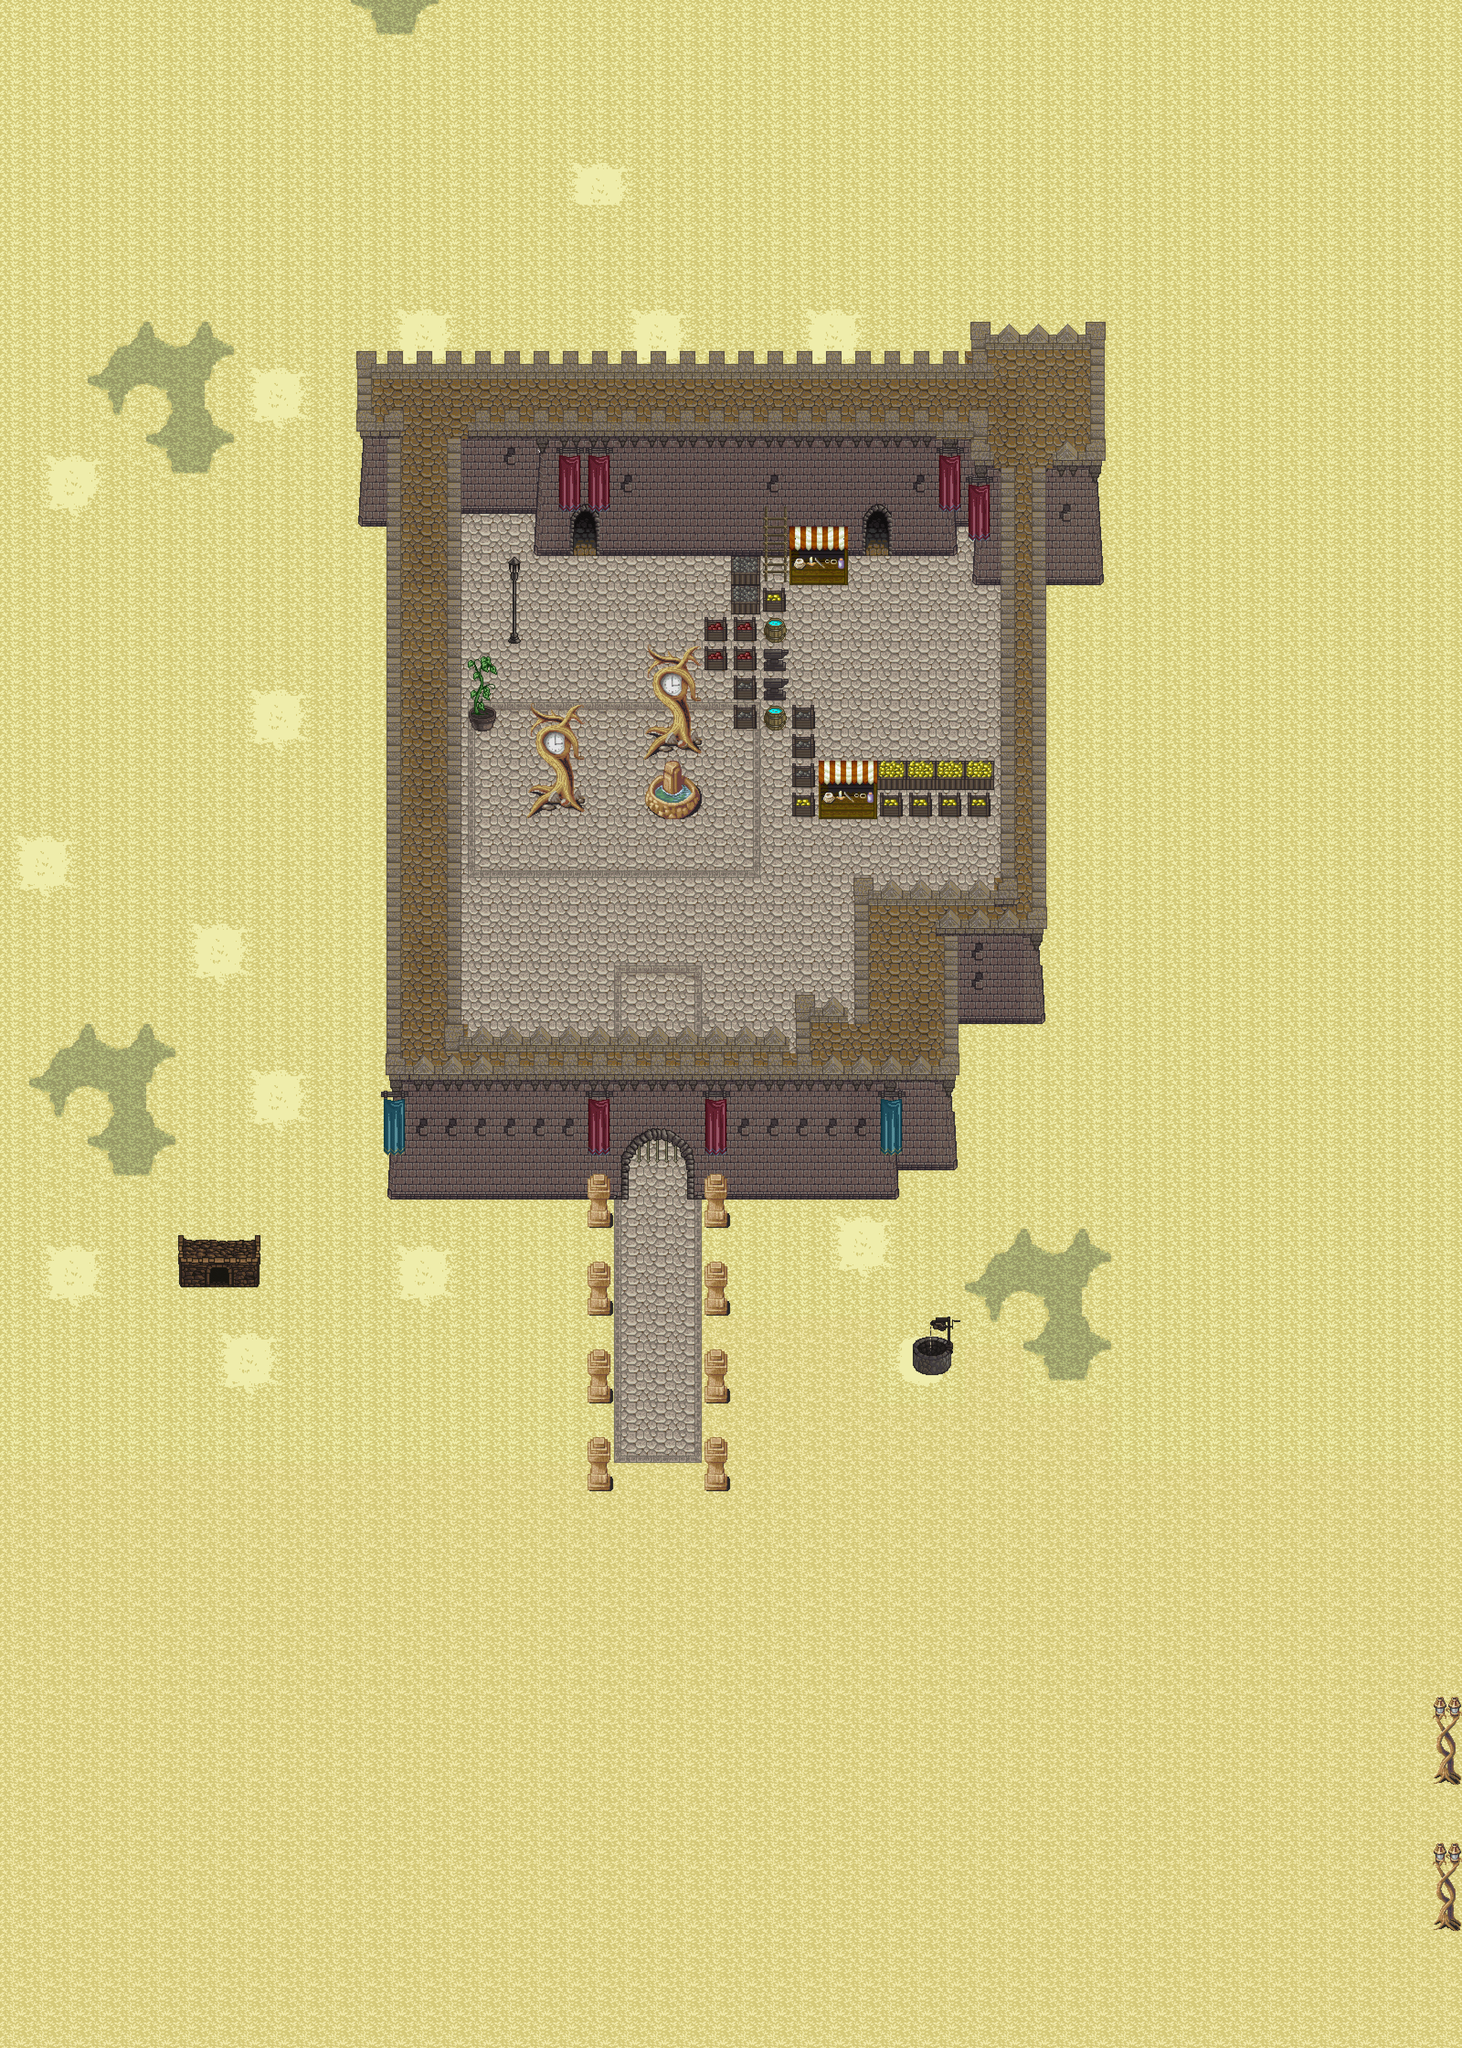

A level layout from a 2D game, rendered from its tile map. Below: a short description, then the map file with tile-grid data replaced by summaries:
An orthogonal 50x70 tile map with 64x64 px tiles, 6 tile layers (Background 1, Background 2, Under Entities, Entity Layer, ...), 5 tilesets and 62 objects (2x onTouch).

<map version="1.0" orientation="orthogonal" width="50" height="70" tilewidth="64" tileheight="64">
 <tileset firstgid="1" name="hyptosis_tile-art-batch-1" tilewidth="64" tileheight="64">
  <image source="test/hyptosis_tile-art-batch-1.png" width="1920" height="1920" />
 </tileset>
 <tileset firstgid="901" name="Castle2" tilewidth="64" tileheight="64">
  <image source="test/Castle2.png" width="1024" height="1024" />
 </tileset>
 <tileset firstgid="1157" name="hyptosis_til-art-batch-2" tilewidth="64" tileheight="64">
  <image source="test/hyptosis_til-art-batch-2.png" width="1920" height="1920" />
 </tileset>
 <tileset firstgid="2057" name="hyptosis_tile-art-batch-3" tilewidth="64" tileheight="64">
  <image source="test/hyptosis_tile-art-batch-3.png" width="1920" height="1920" />
 </tileset>
 <tileset firstgid="2957" name="hyptosis_tile-art-batch-4" tilewidth="64" tileheight="64">
  <image source="test/hyptosis_tile-art-batch-4.png" width="1920" height="1920" />
 </tileset>
 <layer name="Background 1" width="50" height="70">
  <data>[3500 cells, 3348 non-empty, 48 distinct tile ids]</data>
 </layer>
 <layer name="Background 2" width="50" height="70">
  <data>[3500 cells, 41 non-empty, 14 distinct tile ids]</data>
 </layer>
 <layer name="Under Entities" width="50" height="70">
  <data>[3500 cells, 18 non-empty, 7 distinct tile ids]</data>
 </layer>
 <layer name="Entity Layer" width="50" height="70" opacity="0.97">
  <data>[3500 cells, 402 non-empty, 71 distinct tile ids]</data>
 </layer>
 <layer name="Above entities" width="50" height="70">
  <data>[3500 cells, 55 non-empty, 19 distinct tile ids]</data>
 </layer>
 <layer name="Highest" width="50" height="70">
  <data>[3500 cells, 18 non-empty, 6 distinct tile ids]</data>
 </layer>
 <objectgroup name="Collisions" width="50" height="70">
  <object x="1414" y="1605" width="116" height="40" />
  <object x="1414" y="1734" width="116" height="50" />
  <object x="1158" y="1734" width="118" height="44" />
  <object x="1030" y="1549" width="54" height="51" />
  <object x="1737" y="1665" width="437" height="119" />
  <object x="1601" y="1281" width="122" height="315" />
  <object x="1733" y="1539" width="54" height="118" />
  <object x="1540" y="1347" width="52" height="119" />
  <object x="1729" y="1214" width="125" height="64" />
  <object x="1247" y="1096" width="63" height="119" />
  <object x="1316" y="959" width="568" height="251" />
  <object x="1161" y="960" width="83" height="254" />
  <object x="1954" y="958" width="138" height="250" />
  <object x="1602" y="1215" width="123" height="60" />
  <object x="1286" y="2652" width="49" height="29" />
  <object x="1545" y="2650" width="48" height="32" />
  <object x="1543" y="2840" width="48" height="33" />
  <object x="1286" y="2842" width="53" height="33" />
  <object x="1544" y="3032" width="48" height="32" />
  <object x="1287" y="3034" width="47" height="30" />
  <object x="840" y="776" width="162" height="1588" />
  <object x="1761" y="2312" width="190" height="147" />
  <object x="2035" y="2312" width="59" height="240" />
  <object x="851" y="2367" width="524" height="176" />
  <object x="1497" y="2367" width="580" height="185" />
  <object x="1110" y="1381" width="28" height="20" />
  <object x="1999" y="2959" width="82" height="32" />
  <object x="394" y="2778" width="173" height="32" />
  <object x="1004" y="771" width="1408" height="125" />
  <object x="2128" y="901" width="288" height="374" />
  <object x="2190" y="1256" width="101" height="754" />
  <object x="1872" y="1923" width="415" height="307" />
  <object x="1884" y="2238" width="211" height="120" />
  <object x="985" y="961" width="223" height="158" />
  <object x="1859" y="928" width="130" height="149" />
  <object x="2085" y="969" width="52" height="171" />
  <object x="1293" y="2498" width="86" height="61" />
  <object x="1221" y="2511" width="101" height="42" />
  <object x="1136" y="2515" width="113" height="34" />
  <object x="1287" y="3225" width="49" height="32" />
  <object x="1544" y="3225" width="48" height="32" />
  <object x="3147" y="3869" width="47" height="25" />
  <object x="3147" y="4192" width="43" height="21" />
 </objectgroup>
 <objectgroup name="Boundaries" width="50" height="70">
  <object x="1150" y="1535" width="133" height="253" />
  <object x="1018" y="1431" width="72" height="173" />
  <object x="1412" y="1668" width="119" height="119" />
  <object x="1412" y="1413" width="119" height="244" />
  <object x="1540" y="2564" width="57" height="121" />
  <object x="1284" y="2564" width="56" height="119" />
  <object x="1283" y="2755" width="57" height="121" />
  <object x="1539" y="2755" width="57" height="120" />
  <object x="1285" y="2949" width="56" height="120" />
  <object x="1538" y="2947" width="58" height="121" />
  <object x="1091" y="1220" width="56" height="183" />
  <object x="1986" y="2882" width="124" height="124" />
  <object x="387" y="2690" width="187" height="123" />
  <object x="1283" y="3138" width="59" height="122" />
  <object x="1539" y="3139" width="58" height="122" />
  <object x="3141" y="3715" width="56" height="183" />
  <object x="3143" y="4037" width="52" height="180" />
 </objectgroup>
 <objectgroup name="Events" width="50" height="70">
  <object name="WarpInside" type="onTouch" x="1256" y="1125" width="46" height="94">
   <properties>
    <property name="runScript" value="20" />
   </properties>
  </object>
  <object name="to forest" type="onTouch" x="3141" y="3912" width="51" height="240">
   <properties>
    <property name="runScript" value="45" />
   </properties>
  </object>
 </objectgroup>
</map>